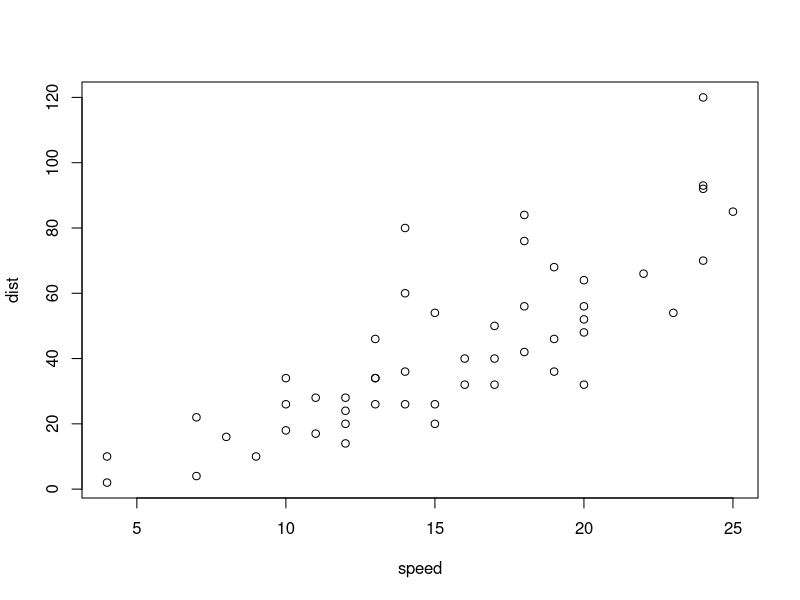
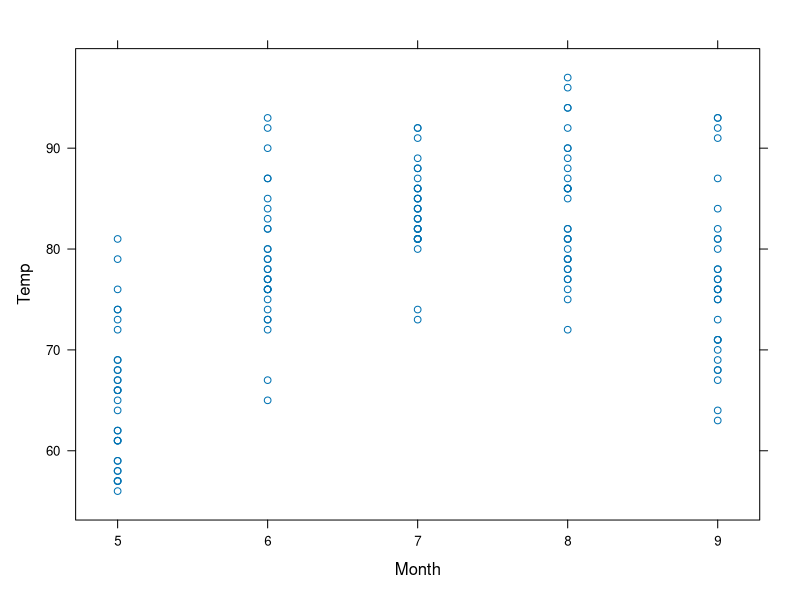
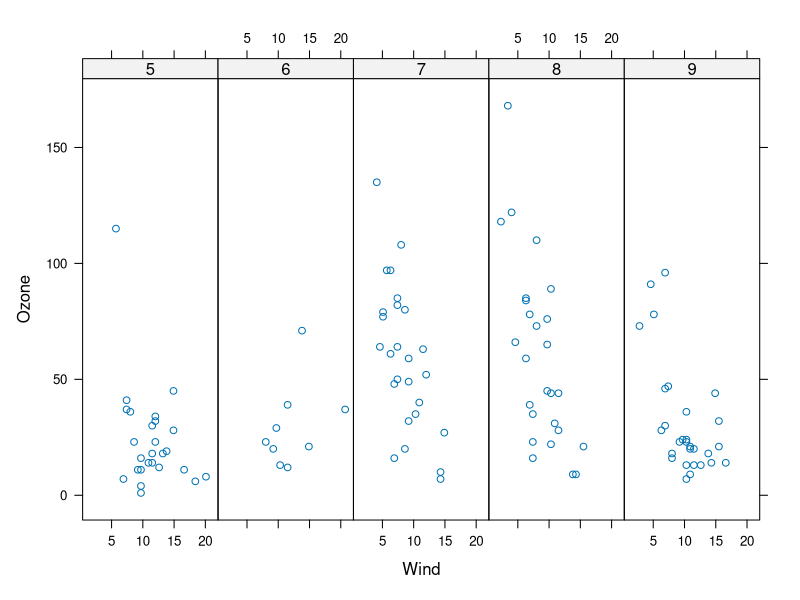
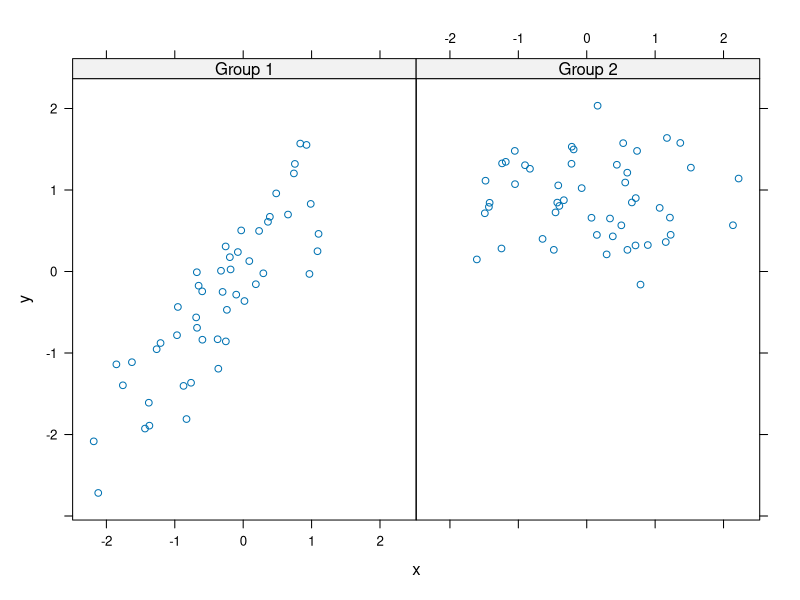
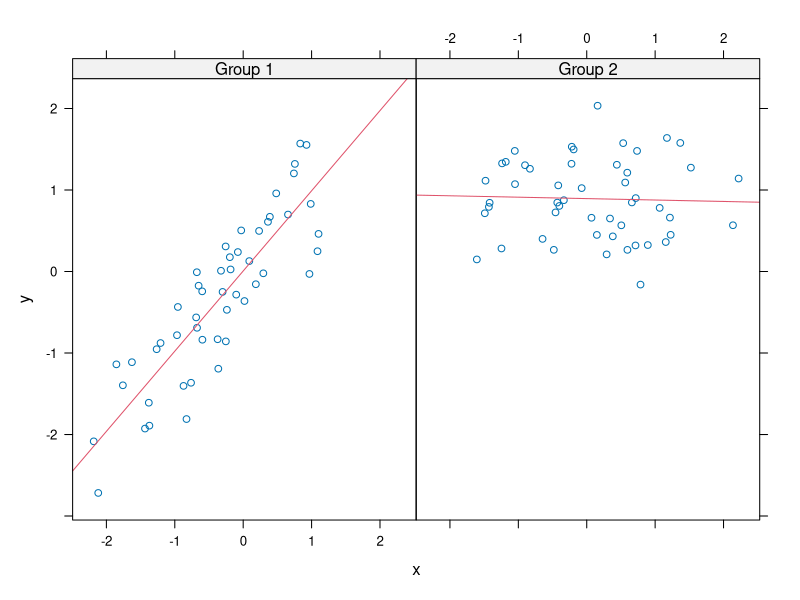
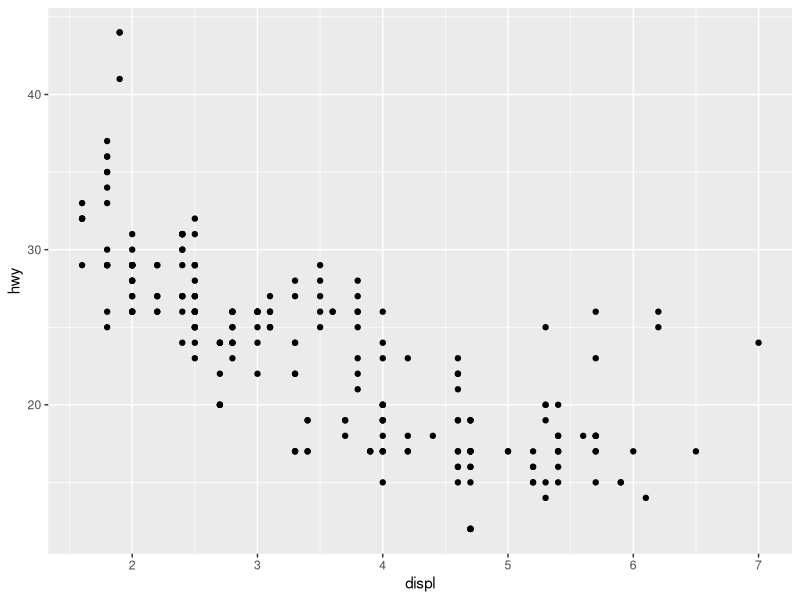
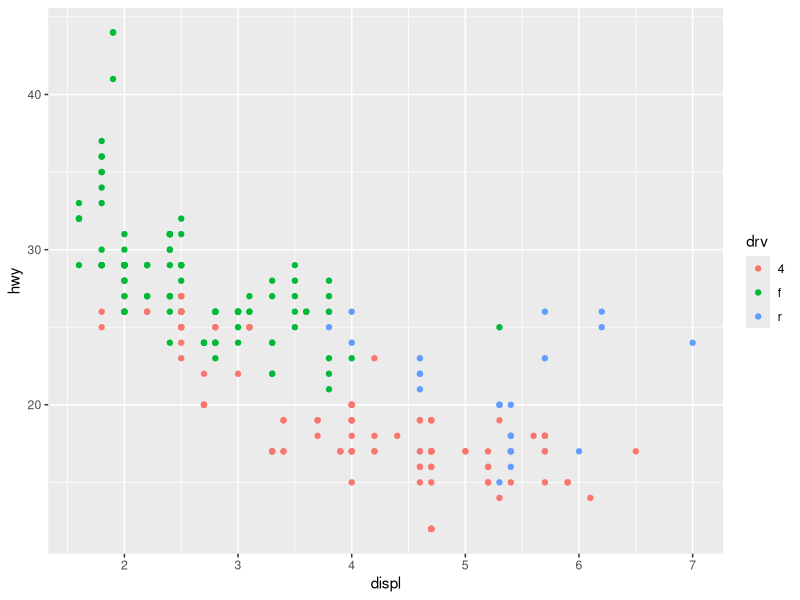
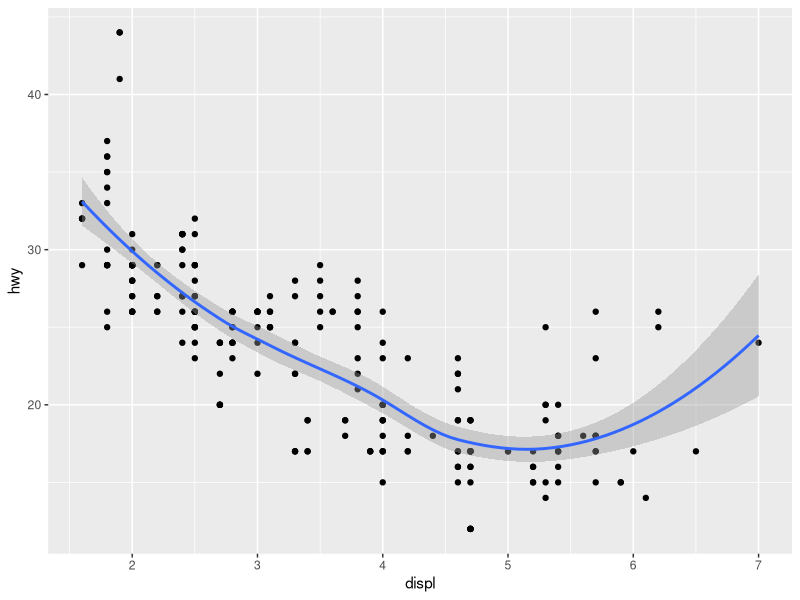

Write R code to recreate these figures, in order.
## ---- chunk 1
require("knitr")
library(ggplot2)
library(lattice)
library('lubridate')
library('dplyr')
## ---- chunk 2
plot(cars)
## ---- chunk 3
library(lattice)
xyplot(Temp ~ Month, data = airquality)
## ---- chunk 4
library(datasets)
library(lattice)
airquality <- transform(airquality, Month = factor(Month))
xyplot( Ozone ~ Wind | Month, data = airquality, layout = c(5,1))
## ---- chunk 5
set.seed(10)
x <- rnorm(100)
f <- rep(0:1, each=50)
y <- x + f - f * x + rnorm(100, sd = 0.5)
f <-factor(f, labels = c("Group 1", "Group 2"))
xyplot (y ~ x | f, layout = c(2,1))
## ---- chunk 6
xyplot (y ~ x | f, panel = function(x,y, ...) {
  panel.xyplot(x, y, ...) ## First call the default panel function for xyplot
  #panel.abline( h = median(y), lty = 2) ## Add a horizontal line at the median
  panel.lmline(x, y, col = 2)
})
## ---- chunk 7
library(grDevices)

## ---- chunk 8
p1 <- colorRampPalette(c("red", "blue"))
p1(2) ## returns a vector of two colors
p1(6) ## returns a vector of six colors
## ---- chunk 9
library(RColorBrewer)
cols<-brewer.pal(3, "BuGn")
cols
## ---- chunk 10
library(ggplot2)
str(mpg)
## ---- chunk 11
qplot(displ, hwy, data=mpg)
## ---- chunk 12
qplot(displ, hwy, data=mpg, color = drv)
## ---- chunk 13
qplot(displ, hwy, data=mpg, geom = c("point", "smooth"))
## ---- chunk 14
qplot(hwy, data = mpg, fill = drv)
## ---- chunk 15
qplot(displ, hwy, data = mpg, facets = . ~ drv)
## ---- chunk 16
qplot(hwy, data = mpg, facets = drv ~ ., binwidth = 2)
## ---- chunk 17
library(ggplot2)
testdat <- data.frame(x = 1:100, y = rnorm(100))
testdat[50,2] <- 100 ## outlier
plot(testdat$x, testdat$y, type = "l", ylim = c(-3,3))
## ---- chunk 18
g <- ggplot(testdat, aes(x = x, y = y))
g + geom_line()
## ---- chunk 19
g + geom_line() + coord_cartesian(ylim = c(-3,3))
## ---- chunk 20
qplot(displ, hwy, data=mpg, color=drv, geom=c("point", "smooth"))
## ---- chunk 21
qplot(y=hwy, data = mpg, color = drv)

## ---- chunk 22
qplot(drv, hwy, data = mpg, geom = "boxplot")
## ---- chunk 23
qplot(drv, hwy, data = mpg, geom = "boxplot", color=manufacturer)
## ---- chunk 24
qplot(hwy, data=mpg, fill=drv)
## ---- chunk 25
qplot(displ, hwy, data=mpg, facets= . ~drv) ## left of ~ is rows, right of ~ is columns
## ---- chunk 26
qplot(hwy, data=mpg, facets= drv ~ ., binwidth = 2)
## ---- chunk 27
qplot(displ, hwy, data = mpg, geom=c("point", "smooth"), facets = .~drv)
## ---- chunk 28
g <- ggplot(mpg, aes(displ, hwy))
g+geom_point()
## ---- chunk 29
g+geom_point()+geom_smooth()
## ---- chunk 30
g+geom_point()+geom_smooth(method="lm")
## ---- chunk 31
g+geom_point()+geom_smooth(method="lm")+facet_grid(. ~ drv)
## ---- chunk 32
g+geom_point(color="pink", size=4, alpha=1/2)
## ---- chunk 33
g+geom_point(size=4, alpha=1/2, aes(color=drv))
## ---- chunk 34
g+geom_point(aes(color=drv))+labs(title="Swirl Rules!")+labs(x="Displacement", y="Hwy Mileage")
## ---- chunk 35
g+geom_point(aes(color=drv), size=2, alpha=1/2)+geom_smooth(size=4, linetype=3, method="lm", se=FALSE)
## ---- chunk 36
g+geom_point(aes(color=drv))+theme_bw(base_family="Times")
## ---- chunk 37
g <- ggplot(data=mpg, aes(x=displ, y=hwy, color=factor(year)))
g+geom_point()+facet_grid(drv~cyl, margins=TRUE)
## ---- chunk 38
g+geom_point()+facet_grid(drv~cyl, margins=TRUE)+geom_smooth(method="lm", se=FALSE, size=2, color="black")+labs(x="Displacement", y="Highway Mileage", title="Swirl Rules!")

